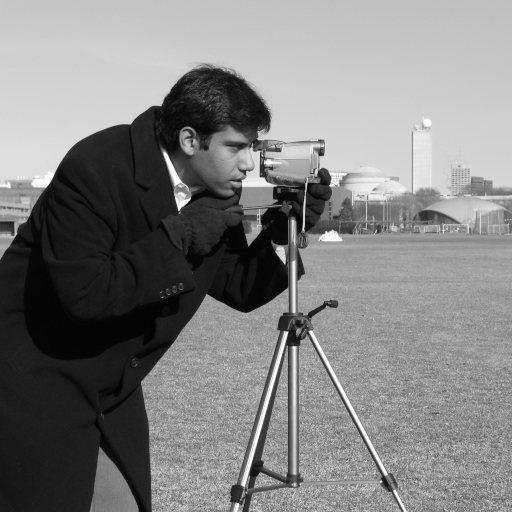
#> input picture skimage.data.camera(), 512 x 512 px
$ python dl_04d_blind_real_world_super_resolution.py
#> lines starting #> are read from the running program, lines starting #| are printed output that depends on the picture
"""Figures for DLCV 04D (blind and real-world super-resolution).

Writes PNGs to src/assets/deep-learning/dl-04d-blind-real-world-super-resolution/.
Data: skimage.data images and synthetic signals only. Run from the repository root:
    .venv/bin/python scripts/figures/dl_04d_blind_real_world_super_resolution.py
"""
from pathlib import Path

import cv2
import matplotlib

matplotlib.use("Agg")
import matplotlib.pyplot as plt
import numpy as np
from scipy import ndimage as ndi
from scipy.sparse.linalg import LinearOperator, cg
from scipy.special import j1
from skimage import data, img_as_float32, img_as_float64
from skimage.color import rgb2gray

OUT = Path(__file__).resolve().parents[2] / "src/assets/deep-learning/dl-04d-blind-real-world-super-resolution"
OUT.mkdir(parents=True, exist_ok=True)
plt.rcParams.update({"font.size": 11, "figure.facecolor": "white", "axes.facecolor": "white", "savefig.facecolor": "white"})


def save(fig, name):
    fig.savefig(OUT / name, dpi=150, bbox_inches="tight")
    plt.close(fig)
    print("wrote", OUT / name)


# ---------------------------------------------------------------- 1. kernel mismatch (non-blind SR with a wrong kernel)
S = 2
X = img_as_float64(data.camera())[128:384, 128:384]
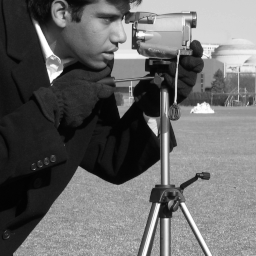
#> X: shape (256, 256) float64; min 0.00784, max 1, mean 0.407
H, W = X.shape
#> H = 256; W = 256


def blur(z, sigma):
    return ndi.gaussian_filter(z, sigma, mode="wrap")


def A(z, sigma):
    return blur(z, sigma)[::S, ::S]


def At(r, sigma):
    up = np.zeros((H, W))
    up[::S, ::S] = r
    return blur(up, sigma)


def nonblind_sr(y, sigma, lam=2e-3):
    op = LinearOperator((H * W, H * W), dtype=float,
                        matvec=lambda v: (At(A(v.reshape(H, W), sigma), sigma)
                                          - lam * ndi.laplace(v.reshape(H, W), mode="wrap")).ravel())
    sol, _ = cg(op, At(y, sigma).ravel(), maxiter=200)
    return sol.reshape(H, W)


def psnr(a, b):
    return 10 * np.log10(1.0 / np.mean((a - np.clip(b, 0, 1)) ** 2))


def fig_kernel_mismatch():
    rng = np.random.default_rng(0)
    assumed = np.round(np.arange(0.6, 3.01, 0.2), 1)
    curves = {}
    outs = {}
    for true in [1.0, 1.6, 2.2]:
        y = A(X, true) + 0.003 * rng.standard_normal((H // S, W // S))
        curves[true] = []
        for a in assumed:
            sr = nonblind_sr(y, a)
            curves[true].append(psnr(X, sr))
            if true == 1.6 and a in (0.6, 1.6, 2.8):
                outs[a] = sr
        if true == 1.6:
            y16 = y
    fig = plt.figure(figsize=(10.6, 5.2))
    gs = fig.add_gridspec(2, 4, width_ratios=[1, 1, 1, 1.6], hspace=0.32, wspace=0.18)
    crop = (slice(40, 140), slice(70, 170))
    lr_up = np.kron(y16, np.ones((S, S)))
    panels = [("HR (truth)", X), ("LR input, true σ = 1.6", lr_up),
              ("assumed σ = 0.6\n(too narrow)", outs[0.6]), ("assumed σ = 1.6\n(correct)", outs[1.6]),
              ("assumed σ = 2.8\n(too wide)", outs[2.8])]
    pos = [(0, 0), (0, 1), (1, 0), (1, 1), (1, 2)]
    for (title, img), (r, c) in zip(panels, pos):
        ax = fig.add_subplot(gs[r, c])
        ax.imshow(np.clip(img[crop], 0, 1), cmap="gray", vmin=0, vmax=1, interpolation="nearest")
        t = title if "assumed" not in title else title + f"\n{psnr(X, img):.2f} dB"
        ax.set_title(t, fontsize=10)
        ax.axis("off")
    ax = fig.add_subplot(gs[0, 2])
    ax.axis("off")
    ax.text(0.0, 0.5, "Non-blind ×2 SR\n(Tikhonov + CG)\nwith a Gaussian\nkernel of the\nassumed width", fontsize=10, va="center")
    ax = fig.add_subplot(gs[:, 3])
    ax.set_position(ax.get_position().translated(0.04, 0))
    for (true, ps), col in zip(curves.items(), ["#1f77b4", "#2ca02c", "#d62728"]):
        ax.plot(assumed, ps, "-o", ms=3, color=col, label=f"true σ = {true}")
        ax.axvline(true, color=col, ls=":", lw=1)
    ax.set_xlabel("assumed kernel width σ")
    ax.set_ylabel("PSNR (dB)")
    ax.set_title("Each curve peaks at the true width")
    ax.legend(fontsize=10)
    ax.grid(alpha=0.3)
    save(fig, "kernel-mismatch.png")


# ---------------------------------------------------------------- 2. randomized second-order degradation pipeline
def gaussian_kernel(rng, size, smax):
    s1, s2 = rng.uniform(0.2, smax, 2)
    if rng.random() < 0.5:
        s2 = s1
    th = rng.uniform(0, np.pi)
    R = np.array([[np.cos(th), -np.sin(th)], [np.sin(th), np.cos(th)]])
    Sg = R @ np.diag([s1 ** 2, s2 ** 2]) @ R.T
    ax = np.arange(size) - size // 2
    C = np.stack(np.meshgrid(ax, ax, indexing="ij"), -1)
    k = np.exp(-0.5 * np.einsum("...i,ij,...j", C, np.linalg.inv(Sg), C))
    return k / k.sum(), f"gauss({s1:.1f},{s2:.1f})"


def sinc_kernel(size, wc):
    ax = np.arange(size) - size // 2
    r = np.hypot(*np.meshgrid(ax, ax, indexing="ij"))
    with np.errstate(invalid="ignore", divide="ignore"):
        k = np.where(r == 0, wc ** 2 / (4 * np.pi), wc * j1(wc * r) / (2 * np.pi * r))
    return k / k.sum()


def jpeg(img, q):
    ok, buf = cv2.imencode(".jpg", (np.clip(img, 0, 1) * 255).round().astype(np.uint8)[..., ::-1],
                           [cv2.IMWRITE_JPEG_QUALITY, int(q)])
    return cv2.imdecode(buf, cv2.IMREAD_COLOR)[..., ::-1].astype(np.float32) / 255


def one_round(img, rng, log, smax, nmax):
    size = int(rng.choice(np.arange(7, 22, 2)))
    if rng.random() < 0.1:
        k, name = sinc_kernel(size, rng.uniform(np.pi / 3, np.pi)), "sinc"
    else:
        k, name = gaussian_kernel(rng, size, smax)
    img = np.stack([ndi.convolve(img[..., c], k, mode="reflect") for c in range(3)], -1)
    f = rng.uniform(0.3, 1.2)
    interp = rng.choice([cv2.INTER_AREA, cv2.INTER_LINEAR, cv2.INTER_CUBIC])
    img = cv2.resize(img, None, fx=f, fy=f, interpolation=interp)
    if rng.random() < 0.5:
        sig = rng.uniform(1, nmax) / 255
        shape = img.shape[:2] + ((1,) if rng.random() < 0.4 else (3,))
        img = img + sig * rng.standard_normal(shape)
        noise = f"gauss{sig * 255:.0f}"
    else:
        peak = 10 ** rng.uniform(1.5, 3)
        img = rng.poisson(np.clip(img, 0, 1) * peak) / peak
        noise = f"poisson{peak:.0f}"
    q = rng.uniform(30, 95)
    img = jpeg(img, q)
    log.append(f"{name} {noise} q{q:.0f}")
    return img


def degrade(hr, rng, scale=4):
    log = []
    img = one_round(hr, rng, log, smax=3.0, nmax=30)
    if rng.random() < 0.8:
        img = one_round(img, rng, log, smax=1.5, nmax=25)
    h, w = hr.shape[0] // scale, hr.shape[1] // scale
    def resize_sinc(z):
        z = cv2.resize(z, (w, h), interpolation=cv2.INTER_AREA)
        k = sinc_kernel(15, rng.uniform(np.pi / 3, np.pi))  # same kernel for all color channels
        return np.stack([ndi.convolve(z[..., c], k, mode="reflect") for c in range(3)], -1)
    final = [lambda z: jpeg(z, rng.uniform(30, 95)), resize_sinc]
    if rng.random() < 0.5:
        final = final[::-1]
    for op in final:
        img = op(img)
    return np.clip(img, 0, 1), log


def fig_degradation_samples():
    hr = img_as_float32(data.astronaut())
    crop = (slice(20, 52), slice(48, 80))       # LR-pixel crop of the face (x4 -> 128 x 128 HR pixels)
    fig, axes = plt.subplots(2, 4, figsize=(10.4, 5.9))
    axes = axes.ravel()
    axes[0].imshow(hr[80:208, 192:320])
    axes[0].set_title("HR crop", fontsize=10)
    for i, seed in enumerate(range(7), start=1):
        lr, log = degrade(hr, np.random.default_rng(seed))
        axes[i].imshow(lr[crop], interpolation="nearest")
        rounds = "2 rounds" if len(log) == 2 else "1 round"
        first = log[0].split()[1]
        axes[i].set_title(f"seed {seed}: {rounds}\n1st noise: {first}", fontsize=10)
    for ax in axes:
        ax.axis("off")
    fig.suptitle("Seven training inputs from one HR image: random blur, resize, noise, JPEG and sinc (×4, shown enlarged)", fontsize=11)
    fig.subplots_adjust(left=0.01, right=0.99, bottom=0.01, top=0.86, hspace=0.32, wspace=0.05)
    save(fig, "degradation-samples.png")


# ---------------------------------------------------------------- 3. sinc filter: kernel and ringing on an edge
def fig_sinc_ringing():
    fig, axes = plt.subplots(1, 3, figsize=(10.4, 3.4), gridspec_kw={"width_ratios": [1, 1, 1.6]})
    for ax, wc in zip(axes[:2], [np.pi / 3, 2 * np.pi / 3]):
        k = sinc_kernel(21, wc)
        lim = np.abs(k).max()
        ax.imshow(k, cmap="RdBu_r", vmin=-lim, vmax=lim)
        ax.set_title(f"2-D sinc kernel, ωc = {wc / np.pi:.2f}π", fontsize=10)
        ax.axis("off")
    edge = np.zeros((64, 64))
    edge[:, 32:] = 1.0
    xs = np.arange(16, 48)
    axes[2].plot(xs, edge[32, xs], "k-", lw=1.5, label="sharp edge")
    axes[2].plot(xs, ndi.gaussian_filter(edge, 1.5, mode="reflect")[32, xs], "-", color="#1f77b4", label="Gaussian blur σ = 1.5")
    sincblur = ndi.convolve(edge, sinc_kernel(21, np.pi / 3), mode="reflect")
    axes[2].plot(xs, sincblur[32, xs], "-", color="#d62728", label="sinc filter ωc = π/3")
    axes[2].axhline(1, color="gray", lw=0.6, ls=":")
    axes[2].axhline(0, color="gray", lw=0.6, ls=":")
    axes[2].set_title("Profile across a step edge", fontsize=10)
    axes[2].set_xlabel("pixel")
    axes[2].legend(fontsize=10, loc="center right")
    axes[2].grid(alpha=0.3)
    fig.tight_layout()
    save(fig, "sinc-ringing.png")
    print("sinc overshoot above 1:", round(float(sincblur.max() - 1), 3), "undershoot below 0:", round(float(-sincblur.min()), 3))


# ---------------------------------------------------------------- 4. metric disagreement
def crispness(img):
    return np.mean(np.hypot(ndi.sobel(img, 0), ndi.sobel(img, 1)))


def fig_metric_disagreement():
    hr = img_as_float64(rgb2gray(data.astronaut()))
    rng = np.random.default_rng(0)
    smooth = ndi.gaussian_filter(hr, 1.5)
    cands = [("smooth", smooth),
             ("unsharp-masked ×2", smooth + 2.0 * (smooth - ndi.gaussian_filter(smooth, 2))),
             ("smooth + fake texture", smooth + 0.04 * rng.standard_normal(hr.shape))]
    crop = (slice(90, 220), slice(170, 300))
    fig, axes = plt.subplots(1, 4, figsize=(10.4, 3.2))
    axes[0].imshow(hr[crop], cmap="gray", vmin=0, vmax=1)
    axes[0].set_title(f"ground truth\ncrispness {crispness(hr):.3f}", fontsize=10)
    for ax, (name, img) in zip(axes[1:], cands):
        img = np.clip(img, 0, 1)
        ax.imshow(img[crop], cmap="gray", vmin=0, vmax=1)
        ax.set_title(f"{name}\nPSNR {psnr(hr, img):.2f} dB, crispness {crispness(img):.3f}", fontsize=10)
    for ax in axes:
        ax.axis("off")
    fig.tight_layout()
    save(fig, "metric-disagreement.png")


if __name__ == "__main__":
    fig_kernel_mismatch()
#> after the loop in fig_kernel_mismatch, `for true in [1.0, 1.6, 2.2]:`: curves = 3 items
#> the loop in fig_kernel_mismatch, `for (title, img), (r, c) in zip(panels, pos):` made 5 passes
#> (r, c) on passes 3 to 5: (1, 0), (1, 1), (1, 2)
#> (title, r, c, t) on passes 1 to 2: ('HR (truth)', 0, 0, 'HR (truth)'), ('LR input, true σ = 1.6', 0, 1, 'LR input, true σ = 1.6')
#> the loop in fig_kernel_mismatch, `for (true, ps), col in zip(curves.items(), ["#1f77b4", "#2ca02c", "#d6..` made 3 passes
#> (true, col) on passes 1 to 3: (1, '#1f77b4'), (1.6, '#2ca02c'), (2.2, '#d62728')
#> in save, `fig.savefig(OUT / name, dpi=150, bbox_inches="tight")`:
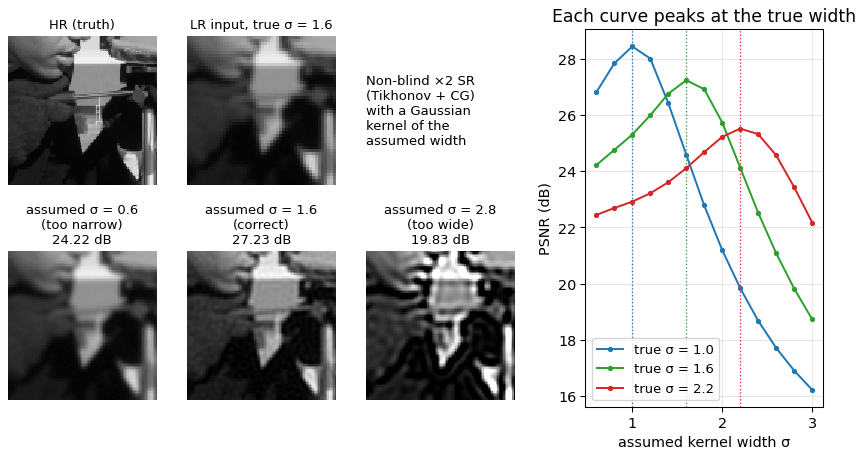
#> figure drawn by matplotlib, 6 panels; panel 6: curve peaks at x = 1, y = 28.43; panel 6: curve peaks at x = 1.6, y = 27.23
    fig_degradation_samples()
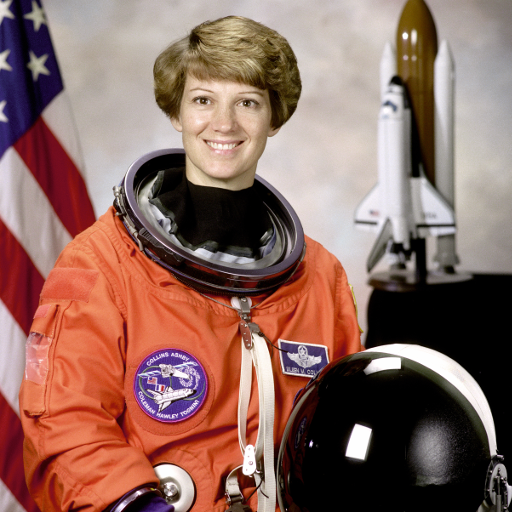
#> input picture skimage.data.astronaut(), 512 x 512 px
#> in one_round, `size = int(rng.choice(np.arange(7, 22, 2)))`: size = 19
#> in gaussian_kernel, `th = rng.uniform(0, np.pi)`: th = 2.87
#> in gaussian_kernel, `R = np.array([[np.cos(th), -np.sin(th)], [np.sin(th), np.cos(th)]])`: R = [[-0.963, -0.271], [0.271, -0.963]]
#> in gaussian_kernel, `Sg = R @ np.diag([s1 ** 2, s2 ** 2]) @ R.T`: Sg = [[0.0962, -0.01], [-0.01, 0.0635]]
#> in gaussian_kernel, `ax = np.arange(size) - size // 2`: ax = 19 values from -9 to 9
#> in one_round, `k, name = gaussian_kernel(rng, size, smax)`: name = 'gauss(0.3,0.2)'
#> in one_round, `img = rng.poisson(np.clip(img, 0, 1) * peak) / peak`:
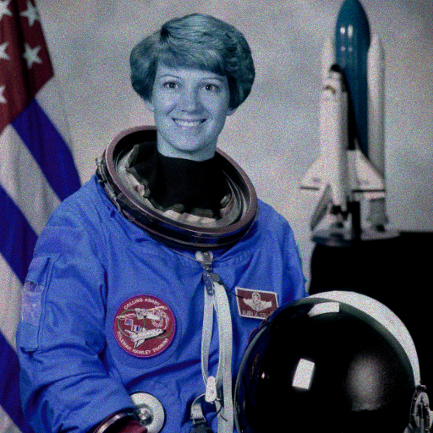
#> img: shape (433, 433, 3) float64; mean of channels 0, 1, 2 0.555, 0.415, 0.379; drawn with min black and max white
#> the loop in degrade, `for op in final:` made 2 passes
#> pass 1, in resize_sinc, `z = cv2.resize(z, (w, h), interpolation=cv2.INTER_AREA)`:
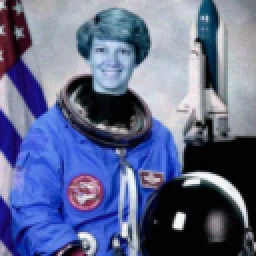
#> z: shape (128, 128, 3) float32 (shown 2 times larger); mean of channels 0, 1, 2 0.556, 0.416, 0.38; drawn as B, G, R
#> in fig_degradation_samples, `lr, log = degrade(hr, np.random.default_rng(seed))`: log = ['gauss(0.3,0.2) poisson207 q64', 'gauss(0.9,0.9) gauss5 q90']
#> in fig_degradation_samples, `rounds = "2 rounds" if len(log) == 2 else "1 round"`: rounds = '2 rounds'
#> in fig_degradation_samples, `first = log[0].split()[1]`: first = 'poisson207'
#> the loop in fig_degradation_samples, `for ax in axes:` made 8 passes
#> call 2 of save, with name = 'degradation-samples.png'
#> in save (call 2), `fig.savefig(OUT / name, dpi=150, bbox_inches="tight")`:
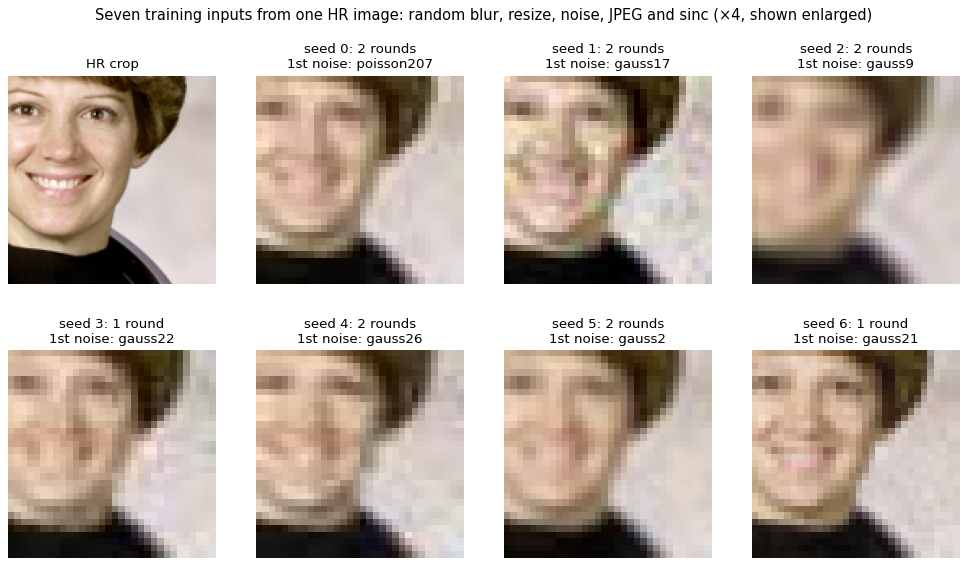
#> figure drawn by matplotlib, 8 panels
    fig_sinc_ringing()
#> the loop in fig_sinc_ringing, `for ax, wc in zip(axes[:2], [np.pi / 3, 2 * np.pi / 3]):` made 2 passes
#> (wc, lim) on passes 1 to 2: (1.05, 0.0878), (2.09, 0.324)
#> pass 1, in sinc_kernel (call 8), `k = np.where(r == 0, wc ** 2 / (4 * np.pi), wc * j1(wc * r) / (2 * np...`:
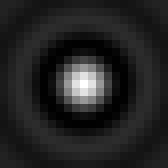
#> k: shape (21, 21) float64 (shown 8 times larger); min -0.0115, max 0.0873, mean 0.00225; drawn with min black and max white
#> in fig_sinc_ringing, `xs = np.arange(16, 48)`: xs = 32 values from 16 to 47
#| sinc overshoot above 1: 0.1 undershoot below 0: 0.1
    fig_metric_disagreement()
#> the loop in fig_metric_disagreement, `for ax, (name, img) in zip(axes[1:], cands):` made 3 passes
#> name on passes 1 to 3: 'smooth', 'unsharp-masked ×2', 'smooth + fake texture'
